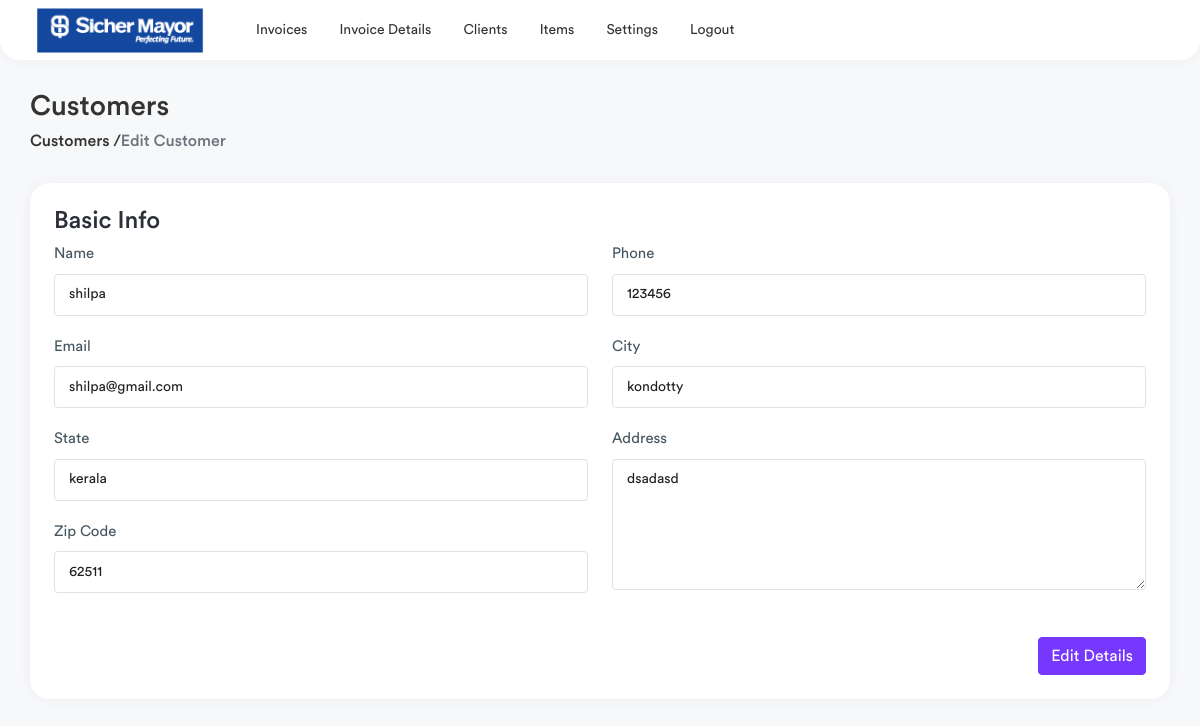
/edit-customer/1 (signed in), run on the app's committed database.
### invoice/models.py (models this page shows, shortened)
class ClientDetails(models.Model):
    name = models.CharField(max_length=200,null=True)
    email = models.CharField(max_length=200,null=True)
    address = models.CharField(max_length=500,null=True)
    city = models.CharField(max_length=500,null=True)
    country = models.CharField(max_length=50,null=True)
    zipcode = models.CharField(max_length=20,null=True)
    phone = models.CharField(max_length=20,unique=True,null=True)
    class Meta:
        verbose_name_plural = ("Clientdetail")

### invoice/views.py (the view, shortened to what this page needs)
# urls.py: path('edit-customer/<int:id>',views.edit_customer, name="edit_customer"),
@login_required(login_url="/login-page/")
def edit_customer(request,id):
    customer = ClientDetails.objects.get(id=id)
    context = {
        "customer" : customer,
    }
    return render(request,'edit-customer.html', context)

### templates/edit-customer.html (shortened to what this page needs)
{% extends 'base.html' %}
{% load static %}
{% block content %}
<div class="page-wrapper">
    <div class="content container-fluid">
        <div class="page-header">
            <div class="row">
                <div class="col-sm-12">
                    <h3 class="page-title">Customers</h3>
                    <ul class="breadcrumb">
                        <li class=""><a href="{% url 'invoice:clients' %}">Customers /</a></li>
                        <li class="breadcrumb-item active">Edit Customer</li>
                    </ul>
                </div>
            </div>
        </div>
        <div class="row">
            <div class="col-md-12">
                <div class="card">
                    <div class="card-body">
                        <h4 class="card-title">Basic Info</h4>
                        <form method="POST">
                            <div class="row">
                                <div class="col-md-6">
                                    <div class="form-group">
                                        <label>Name</label>
                                        <input type="text" class="form-control" value="{{customer.name}}" name="name">
                                    </div>
                                    <div class="form-group">
                                        <label>Email</label>
                                        <input type="email" class="form-control" value="{{customer.email}}" name="email">
                                    </div>
                                </div>
                                <div class="col-md-6">
                                    <div class="form-group">
                                        <label>Phone</label>
                                        <input type="number" value="{{customer.phone}}" class="form-control" name="phone">
                                    </div>
                                    <div class="form-group">
                                        <label>City</label>
                                        <input type="text" class="form-control" value="{{customer.city}}" name="city">
                                    </div>
                                </div>
                                <div class="col-md-6">
                                    <div class="form-group">
                                        <label>State</label>
                                        <input type="text" class="form-control" value="{{customer.country}}" name="state">
                                    </div>
                                    <div class="form-group">
                                        <label>Zip Code</label>
                                        <input type="text" class="form-control" value="{{customer.zipcode}}" name="zipcode">
                                    </div>
                                </div>
                                <div class="col-md-6">
                                    <div class="form-group">
                                        <label>Address</label>
                                        <textarea rows="5" cols="5" class="form-control"
                                            placeholder="Enter Address" value="{{customer.address}}" name="address">{{customer.address}}</textarea>
                                    </div>
                                </div>
                            </div>
                            <div class="text-end mt-4">
                                <button type="submit" class="btn btn-primary">Edit Details</button>
                            </div>
                        </form>
                    </div>
                </div>
            </div>
        </div>
    </div>
</div>
{% endblock %}

### data on the page
ClientDetails: name "shilpa", email "shilpa@gmail.com", phone "123456", city "kondotty", state "kerala", zipcode "62511", address "dsadasd"
